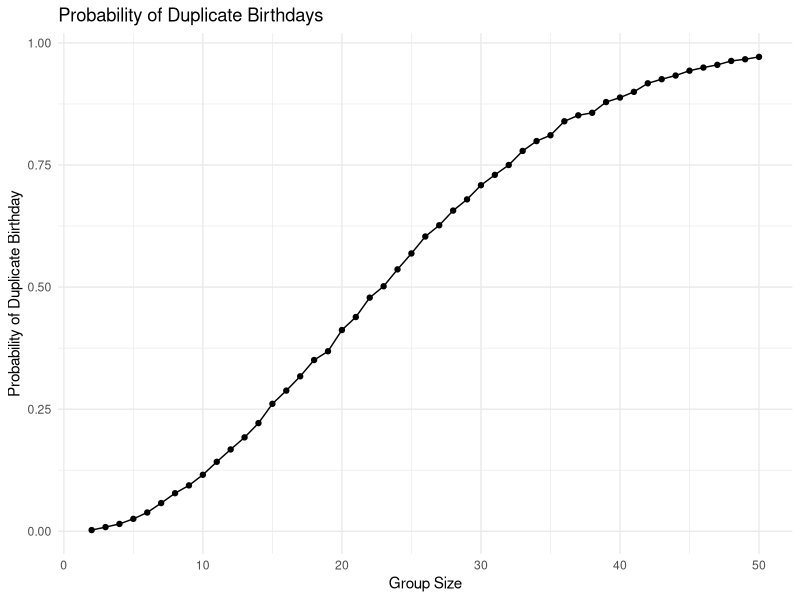

The R source for this figure: (Note: this script raises an error after producing the figure.)
## ---- chunk 1
# setting up tidyverse library
library(tidyverse)

# setting chunk options
knitr::opts_chunk$set(
  fig.width = 6,
  fig.asp = .6,
  out.width = "90%"
)

# setting minimal theme and legend position
theme_set(theme_minimal() + theme(legend.position = "bottom"))

# setting continuous scales to viridis
options(
  ggplot2.continuous.colour = "viridis",
  ggplot2.continuous.fill = "viridis"
)

# setting discrete color scale to viridis
scale_colour_discrete = scale_colour_viridis_d

# setting discrete fill scale to viridis
scale_fill_discrete = scale_fill_viridis_d
## ---- chunk 2
# writing birthday function 
duplicate_birthdays = function(n) {
  
  # drawing “birthdays” for each person randomly
  birthdays = sample(1:365, n, replace = TRUE)

  # checking for duplicate birthdays
  duplicate_birthdays = length(unique(birthdays)) < n
  
  # returning duplicate birthdays
  return(duplicate_birthdays)
}
## ---- chunk 3
# simulating function and computing prob. that <= 2 people will share a birthday
birthday_probabilities_df =
  expand_grid(
    number_of_people = 2:50,
    iter = 1:10000
  ) |> 
  mutate(
    duplicates = map_lgl(number_of_people, duplicate_birthdays) 
  ) |>
   group_by(number_of_people) |>
  summarize(
    probability = mean(duplicates)
  ) |>
  print()
## ---- chunk 4
# making a plot showing the probability as a function of group size
birthday_probabilities_df |> 
  ggplot(aes(x = number_of_people, y = probability)) + 
  geom_point() + 
  geom_line() +
  labs(
    title = "Probability of Duplicate Birthdays",
    x = "Group Size",
    y = "Probability of Duplicate Birthday"
  )
## ---- chunk 5
# creating the data frame containing all file names
participants_df =
  tibble(
    files = list.files("data/"),
    path = str_c("data/", files)
  ) |>
  print()
## ---- chunk 6
# iterating over file names and read in data for each subject 
participants_df = 
  participants_df |>   
  mutate(
     data = map(path,read_csv)
  ) |>
  unnest(data) |>
  print()
## ---- chunk 7
# manipulating file names to include control arm and subject ID; general tidying
participants_df =
  participants_df |>
  mutate(
    subject_id = str_replace(files, "\\.csv$", ""),
    arm = case_when(
      str_starts(subject_id, "con") ~ "Control",
      str_starts(subject_id, "cov") ~ "Control",
      str_starts(subject_id, "exp") ~ "Experimental"
    )
  ) |>
  pivot_longer(
    cols = starts_with("week_"),
    names_to = "week",
    values_to = "observation"
  ) |>
  mutate(
    week = as.numeric(str_remove(week, "week_"))
  ) |>
  select(subject_id, arm, week, observation) |>
  print()
## ---- chunk 8
# making a spaghetti plot showing observations on each subject over time
participants_df |>
  ggplot(aes(x = week, y = observation, group = subject_id, color = arm)) +
  geom_line() +
  geom_point() +
  labs(
    title = "Participant Observations Over Time",
    x = "Week",
    y = "Observation",
    color = "Study Arm"
  )
## ---- chunk 9
# setting the design elements and generating a one-sample t-test function
sim_t_test = function(n_obs = 30, mu = 0, sigma = 5) {

  sim_df =
    tibble(
      x = rnorm(n = n_obs, mean = mu, sd = sigma)
    )

  return_df =
    sim_df |>
    summarize(
      estimate = mean(x),
      p.value = broom::tidy(t.test(x, mu = 0))$p.value
    )

  return(return_df)

}
## ---- chunk 10
# generating 5000 datasets from the rnorm model
sim_results1_df =
  tibble(
    samp_size = rep(30, 5000)
  ) |> 
  mutate(
    est_df = map(samp_size, sim_t_test)
  ) |> 
  unnest(est_df) |>
  print()
## ---- chunk 11
# repeating simulation for population means from 0 to 6
sim_results2_df =
  expand_grid(
    mu = 0:6,
    iter = 1:5000
  ) |> 
  mutate(
    est_df = map(mu, ~sim_t_test(mu = .))
  ) |> 
  unnest(est_df) |> 
  print()
## ---- chunk 12
# plotting the proportion null was rejected against the true mu value
sim_results2_df |> 
  group_by(mu) |> 
  summarize(
    power = mean(p.value < 0.05)
  ) |> 
  ggplot(aes(x = mu, y = power)) +
  geom_point() +
  geom_line() +
  labs(
    title = "Statistical Power vs. True Population Mean",
    x = "True Population Mean",
    y = "Power"
  ) +
  theme_minimal()
